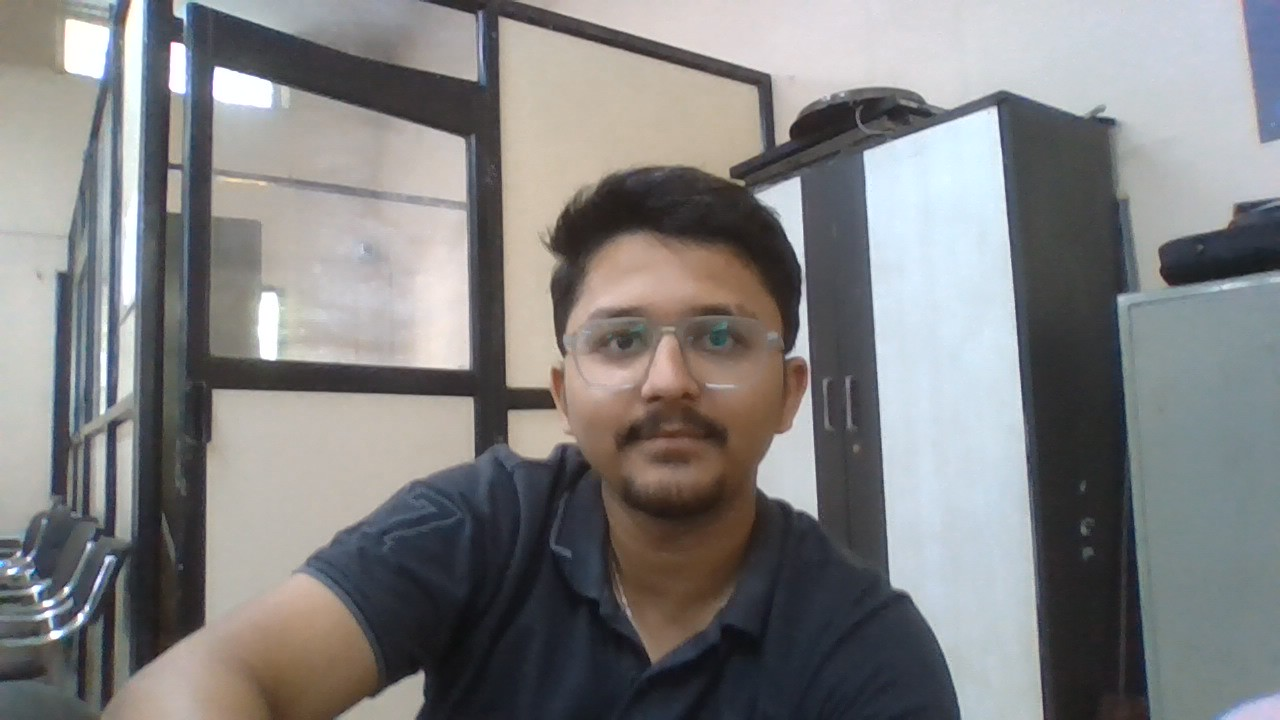
#> input picture src/known_faces/U1.jpg, 1280 x 720 px
$ python face_auth.py
#> lines starting #> are read from the running program, lines starting #| are printed output that depends on the picture; after the words box and inside, x2 and y2 are one past the last pixel; in counts of white or black regions, pixels touching at a corner belong together
# face_auth.py
import cv2
import numpy as np
import time
import os
import glob
from collections import deque

# ---------- User settings ----------
AUTHORIZED_IMAGES_FOLDER = "known_faces"  # folder of authorized face images
CAMERA_INDEX = 0
FRAME_WIDTH = 640
FRAME_HEIGHT = 480

# Tuned thresholds (works well with ORB; adjust slightly after testing)
MATCH_RATIO_THRESHOLD = 0.12
GOOD_MATCHS_MIN = 8

# Temporal / smoothing
CHECK_INTERVAL_UNAUTHORIZED = 1.0  # faster checks while trying to authorize
CHECK_INTERVAL_AUTHORIZED = 2.0    # slower checks once authorized
MIN_FACE_TIME = 1.0                # must see a face this long before first check
AUTO_UNAUTH_SECONDS = 8.0          # auto-unauthorize after this many seconds of no face

# Rolling score buffer
RECENT_SCORES_LEN = 5
RECENT_DECISIONS_LEN = 7
PASS_RATIO_THRESHOLD = 0.60
FAIL_RATIO_THRESHOLD = 0.70

# Streaks: require consecutive successes/fails to change state
SUCCESS_STREAK_REQUIRED = 2
FAIL_STREAK_REQUIRED = 3
# ------------------------------------

class FaceAuthenticator:
    def __init__(self):
        # Load Haar cascade
        self.face_cascade = cv2.CascadeClassifier(
            cv2.data.haarcascades + "haarcascade_frontalface_default.xml"
        )
        if self.face_cascade.empty():
            raise RuntimeError("[ERROR] Could not load face cascade classifier")

        # ORB + BF matcher
        self.orb = cv2.ORB_create(nfeatures=1000)
        self.bf = cv2.BFMatcher(cv2.NORM_HAMMING, crossCheck=False)

        # CLAHE for better local contrast
        self.clahe = cv2.createCLAHE(clipLimit=2.0, tileGridSize=(8, 8))

        # Auth state
        self.authorized = False
        self.last_check_time = 0.0
        self.face_detected_start_time = 0.0
        self.continuous_face_detected = False
        self.last_match_result = "No check yet"
        self.last_match_time = 0.0
        self.last_face_detection_time = 0.0

        # Streaks & rolling scores
        self.success_streak = 0
        self.fail_streak = 0
        self.recent_scores = []
        self.recent_decisions = deque(maxlen=RECENT_DECISIONS_LEN)

        # Authorized faces storage
        # auth_faces_images -> list of preprocessed grayscale faces (for display/comparison)
        # auth_descriptors  -> list of ORB descriptors for each authorized face image
        self.auth_faces_images = []
        self.auth_descriptors = []

        # Load authorized faces from folder
        self._load_authorized_faces()

    def _enhance_gray(self, gray):
        """Normalize illumination/noise before detection and ORB extraction."""
        gray = cv2.GaussianBlur(gray, (3, 3), 0)
        gray = self.clahe.apply(gray)
        return gray

    def _detect_faces(self, gray):
        """
        Detect faces with a small fallback sweep for robustness across light/angle.
        Returns list of rectangles (x, y, w, h).
        """
        enhanced = self._enhance_gray(gray)

        faces = self.face_cascade.detectMultiScale(
            enhanced, scaleFactor=1.06, minNeighbors=5, minSize=(60, 60)
        )
        if len(faces) > 0:
            return faces

        # Fallback: slightly more permissive params
        faces = self.face_cascade.detectMultiScale(
            enhanced, scaleFactor=1.10, minNeighbors=4, minSize=(50, 50)
        )
        if len(faces) > 0:
            return faces

        # Last fallback on original grayscale (helps rare over-equalized frames)
        faces = self.face_cascade.detectMultiScale(
            gray, scaleFactor=1.08, minNeighbors=4, minSize=(50, 50)
        )
        return faces

    def _load_authorized_faces(self):
        """Load face images from the authorized folder and compute ORB descriptors."""
        if not os.path.exists(AUTHORIZED_IMAGES_FOLDER):
            print(f"[ERROR] Authorized images folder not found at: {AUTHORIZED_IMAGES_FOLDER}")
            return

        image_extensions = ("*.jpg", "*.jpeg", "*.png", "*.bmp")
        image_paths = []
        for ext in image_extensions:
            image_paths.extend(glob.glob(os.path.join(AUTHORIZED_IMAGES_FOLDER, ext)))
#> pass 2 of the loop in _load_authorized_faces, `for ext in image_extensions:`:

        if not image_paths:
            print(f"[ERROR] No image files found in: {AUTHORIZED_IMAGES_FOLDER}")
            return

        loaded = 0
        for path in image_paths:
            try:
                face_img = self._extract_and_preprocess_face_from_image(path)
#> in _extract_and_preprocess_face_from_image, img is the input picture: shape (720, 1280, 3); mean B, G, R 128.8, 128.5, 129
#> in _enhance_gray, `gray = self.clahe.apply(gray)`:
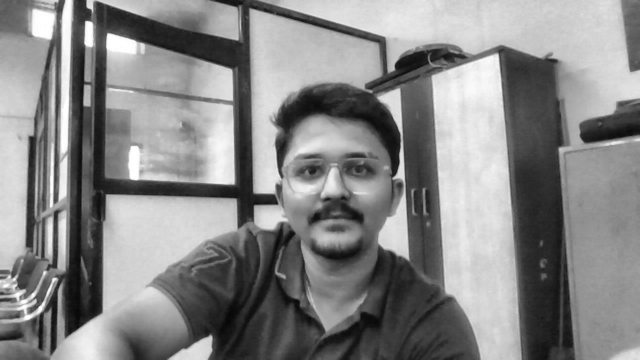
#> gray: shape (720, 1280) (shown at 1/2 size); min 7, max 255, mean 134.5
#> in _detect_faces, `faces = self.face_cascade.detectMultiScale( enhanced, scaleFactor=1.06..`: faces = [[537, 233, 265, 265]]
#> in _extract_and_preprocess_face_from_image, `x, y, w, h = max(faces, key=lambda r: r[2] * r[3])`: x = 537; y = 233; w = 265
#> in _extract_and_preprocess_face_from_image, `face = gray[y:y + h, x:x + w]`:
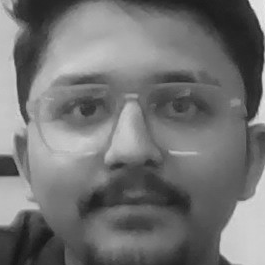
#> face: shape (265, 265); min 22, max 237, mean 114.5
#> in _enhance_gray (call 2), `gray = self.clahe.apply(gray)`:
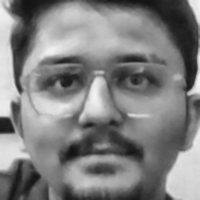
#> gray: shape (200, 200); min 18, max 243, mean 128
                if face_img is None:
                    print(f"[WARNING] No face extracted from: {os.path.basename(path)}")
                    continue

                # Compute descriptors
                _, des = self.compute_orb_descriptors(face_img)
#> in compute_orb_descriptors, `kp, des = self.orb.detectAndCompute(img_gray, None)`: kp = 197 keypoints; strongest (x, y, size): (81, 116, 64.3), (97, 80, 77.1), (80, 117, 77.1), (58, 83, 37.2)
                if des is None:
                    print(f"[WARNING] Couldn't compute descriptors for: {os.path.basename(path)}")
                    continue

                self.auth_faces_images.append(face_img)
                self.auth_descriptors.append(des)
                loaded += 1
                print(f"[FACE AUTH] Loaded authorized face: {os.path.basename(path)}")
            except Exception as e:
                print(f"[WARNING] Failed to load {os.path.basename(path)}: {e}")
#> pass 2 of the loop in _load_authorized_faces, `for path in image_paths:`:
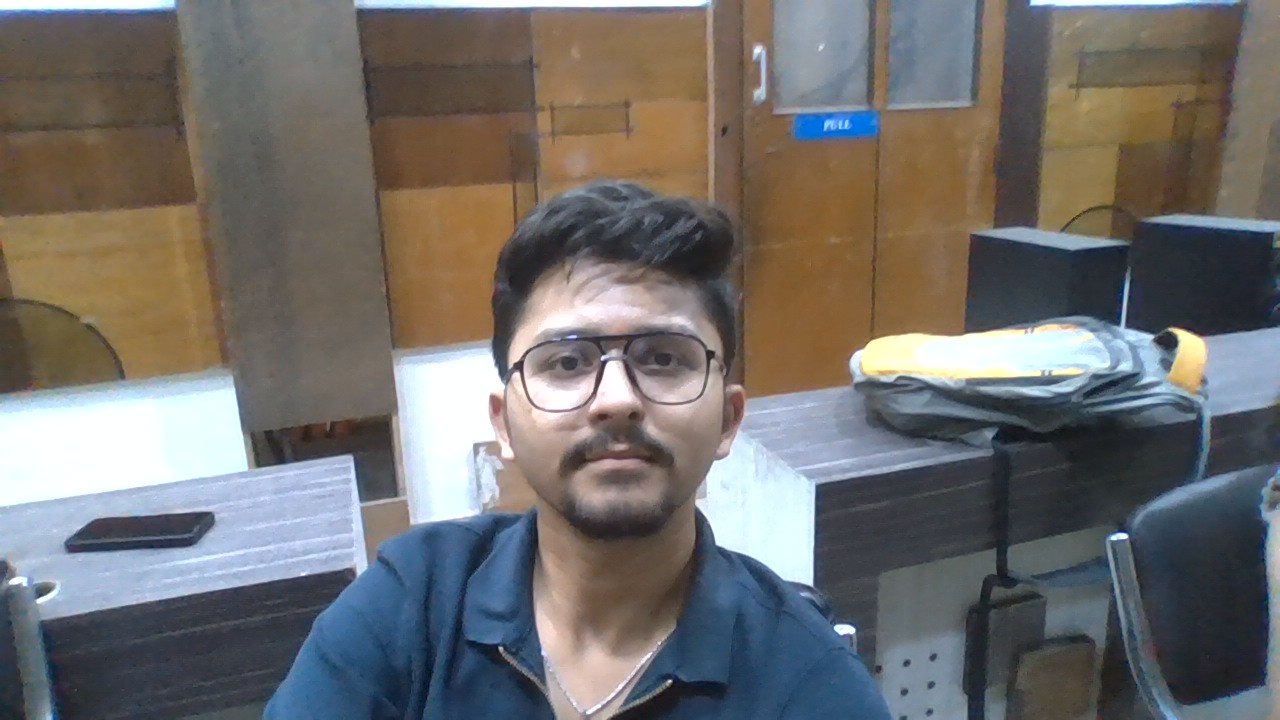
#> input picture src/known_faces/WIN_20260304_17_01_07_Pro.jpg, 1280 x 720 px
#> in _extract_and_preprocess_face_from_image, img is the input picture: shape (720, 1280, 3); mean B, G, R 108.5, 110.5, 112.9
#> in _enhance_gray (call 3), `gray = self.clahe.apply(gray)`:
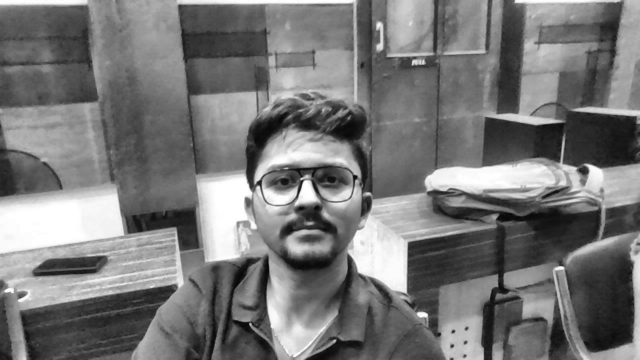
#> gray: shape (720, 1280) (shown at 1/2 size); min 5, max 255, mean 119.1
#> in _extract_and_preprocess_face_from_image (call 2), `faces = self._detect_faces(gray)`: faces = [[921, 114, 73, 73], [484, 256, 263, 263]]
#> in _extract_and_preprocess_face_from_image (call 2), `x, y, w, h = max(faces, key=lambda r: r[2] * r[3])`: x = 484; y = 256; w = 263
#> in _enhance_gray (call 4), `gray = self.clahe.apply(gray)`:
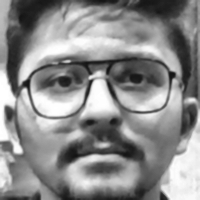
#> gray: shape (200, 200); min 19, max 255, mean 139
#> kp = 444 keypoints; strongest (x, y, size): (91, 80, 31), (91, 81, 44.6), (90, 77, 37.2), (97, 73, 64.3)

        if loaded > 0:
            print(f"[FACE AUTH] Successfully loaded {loaded} authorized face images.")
        else:
            print("[ERROR] No valid authorized face images loaded.")

    def _extract_and_preprocess_face_from_image(self, path):
        """Read image, detect largest face, preprocess and return 200x200 grayscale face or None."""
        img = cv2.imread(path)
        if img is None:
            raise FileNotFoundError(f"Image not found at: {path}")

        gray = cv2.cvtColor(img, cv2.COLOR_BGR2GRAY)
        faces = self._detect_faces(gray)
        if len(faces) == 0:
            return None

        x, y, w, h = max(faces, key=lambda r: r[2] * r[3])
        face = gray[y:y + h, x:x + w]

        # Preprocessing: resize -> normalize illumination/noise
        face = cv2.resize(face, (200, 200))
        face = self._enhance_gray(face)

        return face

    def compute_orb_descriptors(self, img_gray):
        """Return keypoints, descriptors (may be None)."""
        if img_gray is None:
            return None, None
        kp, des = self.orb.detectAndCompute(img_gray, None)
        return kp, des

    # [63 lines left out: functions good_matches_ratio, authenticate_against_all_faces, not called in this run]

    def authenticate_frame(self, frame):
        """
        Process a single frame: detect face, and occasionally run authentication logic.
        Returns: face_detected (bool), faces (list of rects)
        """
        current_time = time.time()

        # Convert and detect faces
        gray = cv2.cvtColor(frame, cv2.COLOR_BGR2GRAY)
        faces = self._detect_faces(gray)
        face_detected = len(faces) > 0

        # Update face detection timing
        if face_detected:
            self.last_face_detection_time = current_time
            if not self.continuous_face_detected:
                self.continuous_face_detected = True
                self.face_detected_start_time = current_time
        else:
            self.continuous_face_detected = False
            self.face_detected_start_time = 0.0

        # When to attempt an authentication check
        time_since_last_check = current_time - self.last_check_time
        face_detected_duration = (
            current_time - self.face_detected_start_time if self.continuous_face_detected else 0.0
        )

        check_interval = CHECK_INTERVAL_AUTHORIZED if self.authorized else CHECK_INTERVAL_UNAUTHORIZED

        if (
            face_detected
            and self.auth_descriptors
            and time_since_last_check >= check_interval
            and face_detected_duration >= MIN_FACE_TIME
        ):
            # Crop the largest face
            x, y, w, h = max(faces, key=lambda r: r[2] * r[3])
            face_roi = gray[y:y + h, x:x + w]

            # Preprocess ROI similar to authorized samples
            face_roi = cv2.resize(face_roi, (200, 200))
            face_roi = self._enhance_gray(face_roi)

            # Compute descriptors
            _, des_live = self.compute_orb_descriptors(face_roi)

            if des_live is not None:
                is_match, match_text, n_good, ratio, score = self.authenticate_against_all_faces(des_live)

                # Maintain rolling score buffer
                self.recent_scores.append(score)
                if len(self.recent_scores) > RECENT_SCORES_LEN:
                    self.recent_scores.pop(0)
                avg_score = float(sum(self.recent_scores) / len(self.recent_scores))

                # Use average score to smooth decisions (and keep streak logic)
                # Derive boolean decision from avg_score and match conditions
                final_is_match = (avg_score > 15.0) and (n_good >= GOOD_MATCHS_MIN and ratio >= MATCH_RATIO_THRESHOLD)
                self.recent_decisions.append(1 if final_is_match else 0)
                pass_ratio = float(sum(self.recent_decisions) / len(self.recent_decisions))
                stable_pass = pass_ratio >= PASS_RATIO_THRESHOLD
                stable_fail = pass_ratio <= (1.0 - FAIL_RATIO_THRESHOLD)

                # Update streaks
                if final_is_match:
                    self.success_streak += 1
                    self.fail_streak = 0
                    if self.success_streak >= SUCCESS_STREAK_REQUIRED and stable_pass:
                        if not self.authorized:
                            self.authorized = True
                            print("[FACE AUTH] Authorized - Gesture control ENABLED")
                else:
                    self.fail_streak += 1
                    self.success_streak = 0
                    if self.fail_streak >= FAIL_STREAK_REQUIRED and stable_fail:
                        if self.authorized:
                            self.authorized = False
                            print("[FACE AUTH] Unauthorized - Gesture control DISABLED")

                # Update textual/debug info and timers
                self.last_match_result = f"{match_text} | avg_score={avg_score:.2f}, pass_ratio={pass_ratio:.2f}"
                self.last_match_time = current_time
                self.last_check_time = current_time
            else:
                # No descriptors for live face (rare). Count as fail.
                self.fail_streak += 1
                self.success_streak = 0
                self.recent_decisions.append(0)
                if self.fail_streak >= FAIL_STREAK_REQUIRED and self.authorized:
                    self.authorized = False
                    print("[FACE AUTH] Unauthorized (no descriptors) - Gesture control DISABLED")
                self.last_match_result = "No live descriptors"
                self.last_match_time = current_time
                self.last_check_time = current_time

        # Auto-unauthorize if no face detected for a while
        if self.authorized and (not face_detected) and (current_time - self.last_face_detection_time > AUTO_UNAUTH_SECONDS):
            self.authorized = False
            self.success_streak = 0
            self.fail_streak = 0
            self.recent_decisions.clear()
            print("[FACE AUTH] No face detected for {:.1f}s - UNAUTHORIZED".format(AUTO_UNAUTH_SECONDS))

        return face_detected, faces

    def get_auth_status(self):
        return self.authorized

    def get_last_match_result(self):
        return self.last_match_result

    def get_last_match_time(self):
        return self.last_match_time


def run_face_auth_standalone():
    """Run face authentication as a standalone application."""
    print("Starting Face Authentication Standalone...")
    print("Press 'q' to quit.")

    face_auth = FaceAuthenticator()

    cap = cv2.VideoCapture(CAMERA_INDEX)
    cap.set(cv2.CAP_PROP_FRAME_WIDTH, FRAME_WIDTH)
    cap.set(cv2.CAP_PROP_FRAME_HEIGHT, FRAME_HEIGHT)

    if not cap.isOpened():
        print("[ERROR] Cannot open webcam.")
        return

    try:
        while True:
            ret, frame = cap.read()
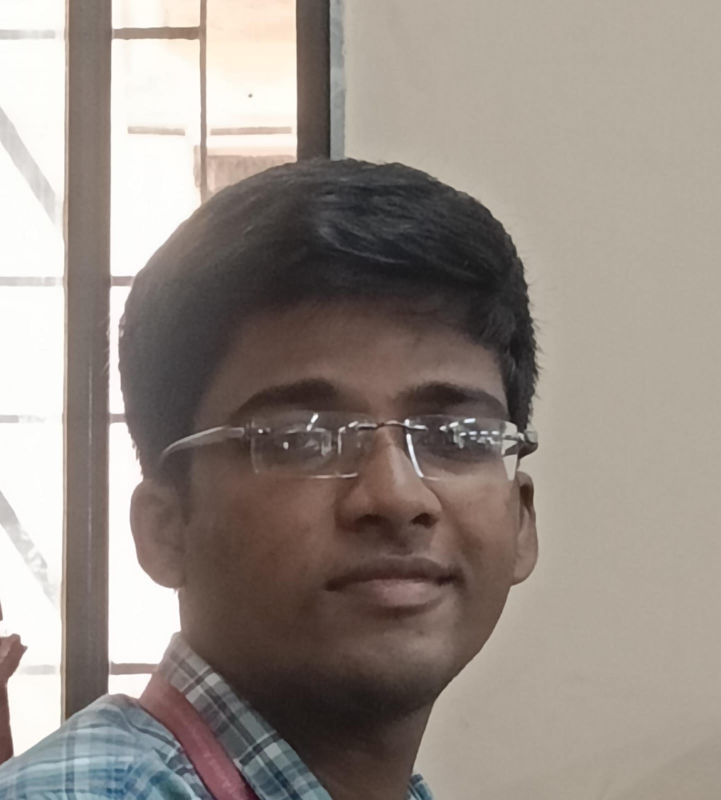
#> input picture src/known_faces/user3.jpg, 1442 x 1600 px, given in place of the camera (shown at 1/2 size)
#> frame is the input picture: shape (1600, 1442, 3); mean B, G, R 133, 140.2, 149.7
            if not ret:
                print("[ERROR] Failed to read frame from camera.")
                break

            face_detected, faces = face_auth.authenticate_frame(frame)
#> in _enhance_gray (call 9), `gray = self.clahe.apply(gray)`:
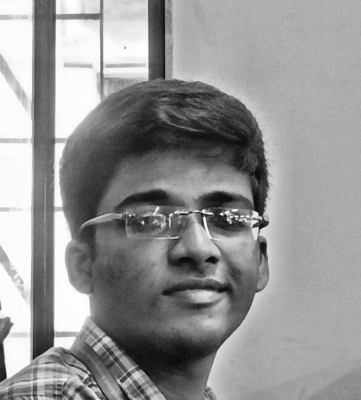
#> gray: shape (1600, 1442) (shown at 1/4 size); min 7, max 255, mean 148.2
#> in authenticate_frame, `faces = self._detect_faces(gray)`: faces = [[358, 540, 813, 813]]
#> in authenticate_frame, `face_detected = len(faces) > 0`: face_detected = True
#> face_detected = True; faces = [[358, 540, 813, 813]]
            is_authorized = face_auth.get_auth_status()

            # Draw face bounding box and status
            if face_detected:
                x, y, w, h = max(faces, key=lambda r: r[2] * r[3])
#> x = 358; y = 540; w = 813; h = 813
                color = (0, 255, 0) if is_authorized else (0, 0, 255)
                cv2.rectangle(frame, (x, y), (x + w, y + h), color, 2)

            # Display authorization status
            auth_status = "AUTHORIZED" if is_authorized else "UNAUTHORIZED"
            status_color = (0, 255, 0) if is_authorized else (0, 0, 255)
            cv2.putText(frame, f"Status: {auth_status}", (10, 30),
                        cv2.FONT_HERSHEY_SIMPLEX, 0.7, status_color, 2)
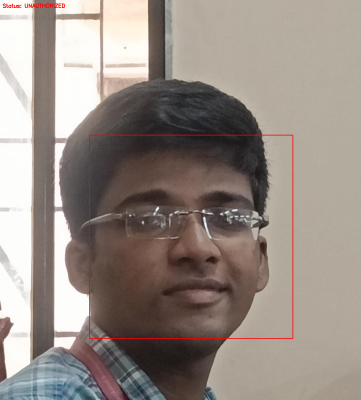
#> frame: shape (1600, 1442, 3) (shown at 1/4 size); mean B, G, R 132.4, 139.6, 150.4

            # Show last match result if recent
            current_time = time.time()
            if current_time - face_auth.get_last_match_time() < 10:
                cv2.putText(frame, face_auth.get_last_match_result(), (10, 60),
                            cv2.FONT_HERSHEY_SIMPLEX, 0.5, (255, 255, 255), 1)

            # Show timing info
            if face_detected and face_auth.continuous_face_detected:
                face_time = current_time - face_auth.face_detected_start_time
                timing_text = f"Face time: {face_time:.1f}s"
                cv2.putText(frame, timing_text, (10, 90), cv2.FONT_HERSHEY_SIMPLEX, 0.5, (255, 255, 255), 1)
#> frame: shape (1600, 1442, 3); 0.01% of pixels changed, all inside (x1, y1, x2, y2) = (12, 79, 135, 91)

            # Show authorized faces for reference (first 4 faces)
            for i, auth_face in enumerate(face_auth.auth_faces_images[:4]):
                # Convert grayscale to BGR for consistent display size and easier visualization
                disp = cv2.cvtColor(auth_face, cv2.COLOR_GRAY2BGR)
                disp = cv2.resize(disp, (120, 120))
                cv2.imshow(f"Authorized Face {i + 1}", disp)
#> this loop made 4 passes
#> pass 2, in run_face_auth_standalone, `disp = cv2.resize(disp, (120, 120))`:
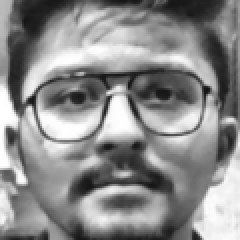
#> disp: shape (120, 120, 3) (shown 2 times larger); min 19, max 255, mean 138.9

            cv2.imshow('Face Authentication - Standalone', frame)

            # Quit on 'q'
            if cv2.waitKey(5) & 0xFF == ord('q'):
#> (key q is pressed here)
                break

    finally:
        cap.release()
        cv2.destroyAllWindows()
        print("Face Authentication stopped.")


if __name__ == "__main__":
    run_face_auth_standalone()
